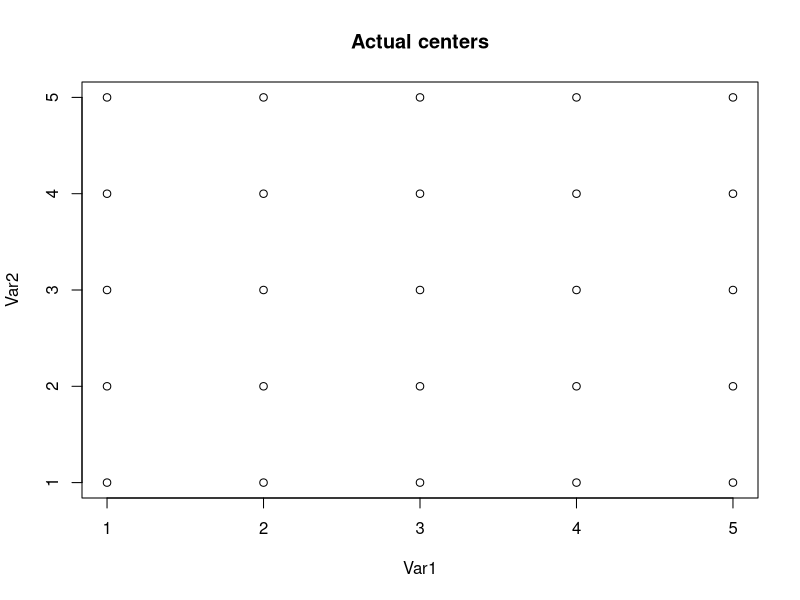
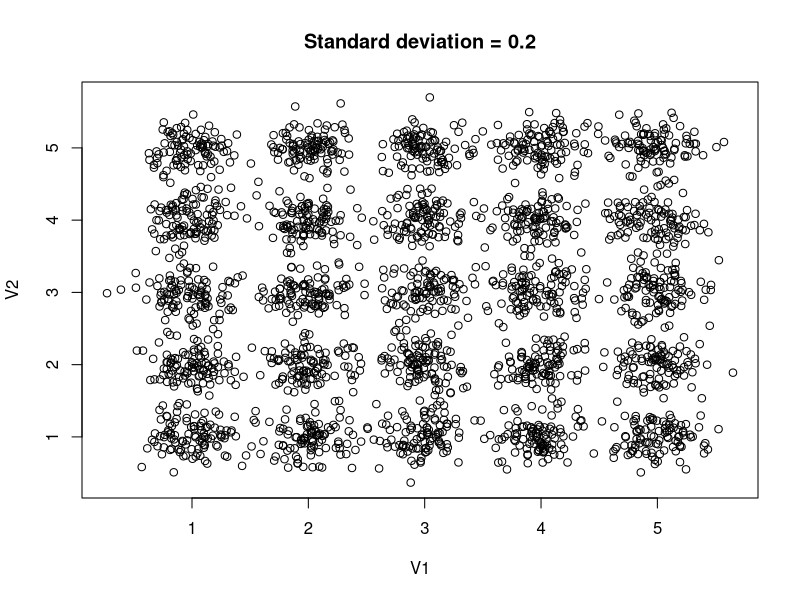

Reproduce these figures in R, in order.
# Machine Learning 102 - Unsupervised - Hacker Dojo
# http://machinelearning102.pbworks.com/w/page/32890352/FrontPage
#
# Homework #2, Basic clustering 2
# Dave Abercrombie, Noveember 1 2011
#
# http://machinelearning102.pbworks.com/w/file/47470778/Homework2.txt
#
# Problem 1 of 1
#

#####################################################################
# Step 1. Generate synthetic dataset

# We want 25 cluster centers in a five-by-five grid with both X and Y
# taking on the values 1 through 5. Around each center, we will generate
# Gaussian distribution of random points, with a variety of standard deviations

ls()
setwd("/Users/dabercrombie/Documents/aberdave-repos/Machine-Learning/ml102/hw2")

# Step 1a - generate centers
# This handy function does what we in the database
# field might call a Cartesian product, i.e., all 
# combinations of the supplied vectors.
#
cluster.centers.actual.df <- expand.grid(
  1:5,
  1:5
)
# Interactive peek at these centers
#
plot(cluster.centers.actual.df, main="Actual centers")


# Step 1b Create a function that generates random points
# around a center cluster. 
#
point.generator.f <- function(
  center.vector,
  standard.deviation,
  point.count
) {
  cbind(
    rnorm(point.count, sd=standard.deviation) + center.vector[,1],
    rnorm(point.count, sd=standard.deviation) + center.vector[,2]
  )
}

# sanity check function using one center
cluster.centers.actual.df[22,]
point.generator.f(
  center.vector=cluster.centers.actual.df[22,], 
  standard.deviation=0.2, 
  point.count=10
)


# Loop through set of cluster centers, appending
# each center's points to a data frame with rbind()
# (must first initialize data frame to be empty)
synthetic.points.df <- data.frame()
for( i in 1:nrow(cluster.centers.actual.df) ) {
  synthetic.points.df <- rbind(
    synthetic.points.df,
    point.generator.f(
      center.vector=cluster.centers.actual.df[i,],   # the i-th row
      standard.deviation=0.2,                        # will vary later
      point.count=100
    )
  )
}

# Sanity check generated points
#
dim(synthetic.points.df)
plot(synthetic.points.df, main="Standard deviation = 0.2")


